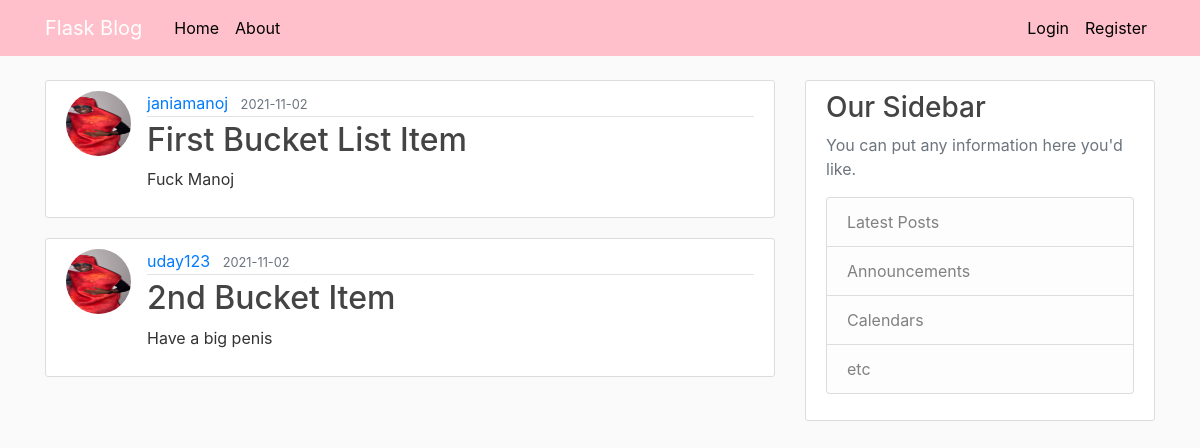
Page /home on the earlier database version.
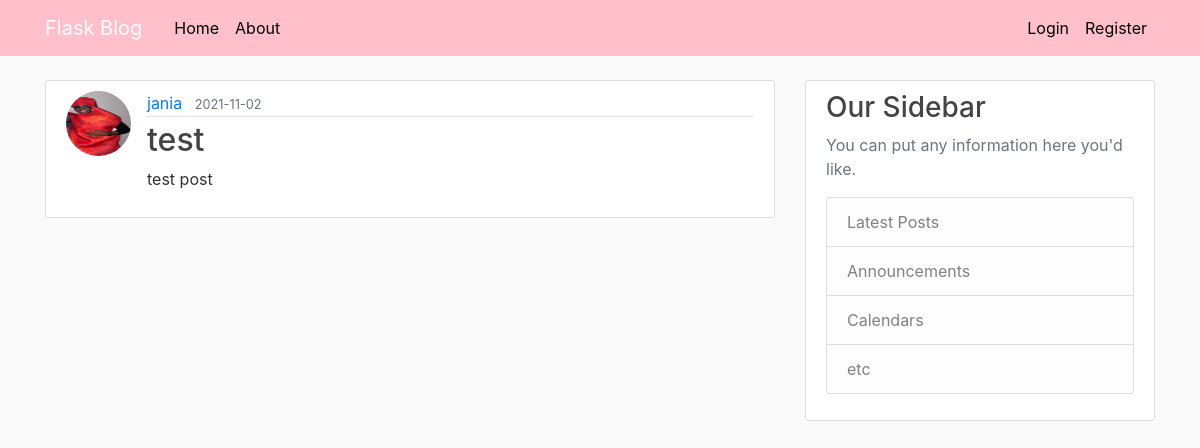
Same page on the later database version.
### flaskblog/models.py (models this page shows, shortened)
class Post(db.Model):
    id = db.Column(db.Integer, primary_key=True)
    title = db.Column(db.String(100), nullable=False)
    date_posted = db.Column(db.DateTime, nullable=False, default=datetime.utcnow)
    content = db.Column(db.Text, nullable=False)
    user_id = db.Column(db.Integer, db.ForeignKey('user.id'), nullable=False)

class User(db.Model, UserMixin):
    id = db.Column(db.Integer, primary_key=True)
    username = db.Column(db.String(20), unique=True, nullable=False)
    email = db.Column(db.String(120), unique=True, nullable=False)
    image_file = db.Column(db.String(20), nullable=False, default='default.jpg')
    password = db.Column(db.String(60), nullable=False)
    posts = db.relationship('Post', backref='author', lazy=True)

### flaskblog/routes.py (the view)
@app.route("/")
@app.route("/home")
def home():
    posts = Post.query.all()
    return render_template('home.html', posts=posts)

### flaskblog/templates/home.html
{% extends "layout.html" %}
{% block content %}
    {% for post in posts %}
        <article class="media content-section">
          <img class="rounded-circle article-img" src="{{ url_for('static', filename='profile_pics/' + post.author.image_file) }}">
          <div class="media-body">
            <div class="article-metadata">
              <a class="mr-2" href="#">{{ post.author.username }}</a>
              <small class="text-muted">{{ post.date_posted.strftime('%Y-%m-%d') }}</small>
            </div>
            <h2><a class="article-title" href="{{ url_for('post', post_id=post.id) }}">{{ post.title }}</a></h2>
            <p class="article-content">{{ post.content }}</p>
          </div>
        </article>
    {% endfor %}
{% endblock content %}

Differences in the rows shown:
removed Post: image_file (picture), author.username "uday123", date_posted "2021-11-02", title "2nd Bucket Item", content "Have a big penis"
changed Post: author.username "janiamanoj" → "jania"; title "First Bucket List Item" → "test"; content "Fuck Manoj" → "test post"
